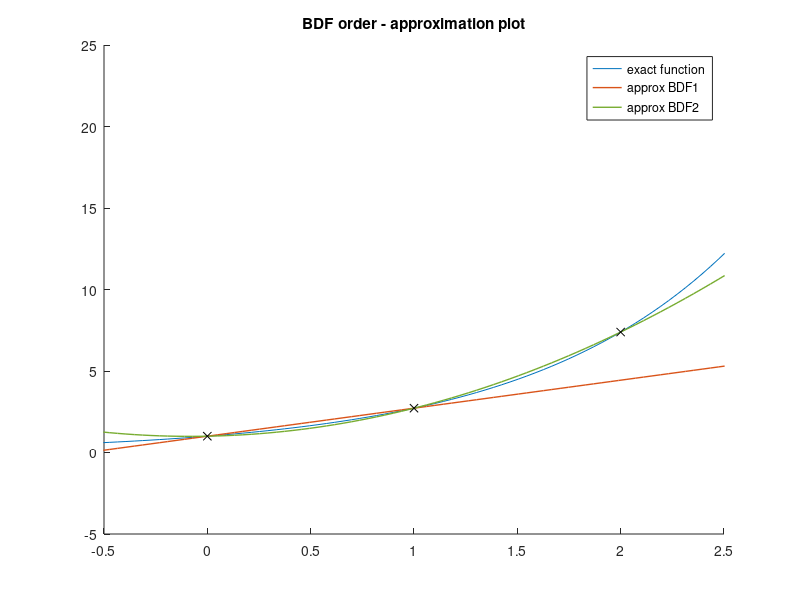

The MATLAB source for this figure:
close all;
clear all;

tstart = 0;
tend = 2;
nstep = 100;

x = linspace(tstart-1, tend+1, nstep);
x_fit = tstart:1:tend;
f = @(x) exp(x);
y = f(x);

BDF1_x = x_fit([1:2]);
BDF2_x = x_fit([1:3]);

BDF1_fit = polyfit(BDF1_x, f(BDF1_x), 1);
BDF1_plot = polyval(BDF1_fit, x);

BDF2_fit = polyfit(BDF2_x, f(BDF2_x), 2);
BDF2_plot = polyval(BDF2_fit, x);


figure('Position', [100 100 900 600]);
hold on
title("BDF order - approximation plot");
plot(x, f(x), 'color', '#0072BD');
plot(x, BDF1_plot, 'color', '#D95319', 'LineWidth', 1.0);
plot(x, BDF2_plot, 'color', '#77AC30', 'LineWidth', 1.0);
plot(x_fit, f(x_fit), 'marker', 'x', 'color', 'black', 'HandleVisibility', 'off', 'lineStyle', 'none');
xlim([tstart - 0.5, tend + 0.5]);
legend('exact function', 'approx BDF1','approx BDF2');